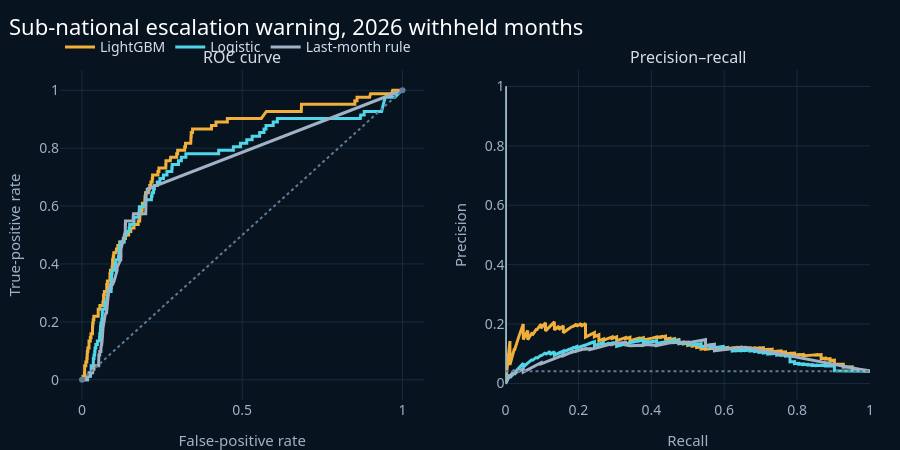

Source (notebook cell):
### Code cell
viz.fig_ew_curves(ew['preds'], fold=2026)

### Figure 1 — Plotly figure (JSON) as saved in the notebook; plotly's stock layout.template omitted (floating-point values rounded to 4 significant figures; data arrays with more than 128 entries replaced by an {"elided": "..."} marker saying what was removed)
{"data": [{"line": {"color": "#F0B03A", "width": 3}, "name": "LightGBM", "type": "scatter", "x": {"elided": "504 float values"}, "xaxis": "x", "y": {"elided": "504 float values"}, "yaxis": "y"}, {"line": {"color": "#F0B03A", "width": 3}, "name": "LightGBM", "showlegend": false, "type": "scatter", "x": {"elided": "1459 float values"}, "xaxis": "x2", "y": {"elided": "1459 float values"}, "yaxis": "y2"}, {"line": {"color": "#4FD6E8", "width": 3}, "name": "Logistic", "type": "scatter", "x": {"elided": "432 float values"}, "xaxis": "x", "y": {"elided": "432 float values"}, "yaxis": "y"}, {"line": {"color": "#4FD6E8", "width": 3}, "name": "Logistic", "showlegend": false, "type": "scatter", "x": {"elided": "1601 float values"}, "xaxis": "x2", "y": {"elided": "1601 float values"}, "yaxis": "y2"}, {"line": {"color": "#9FB2C6", "width": 3}, "name": "Last-month rule", "type": "scatter", "x": [0.0, 0.0005219, 0.0167, 0.0167, 0.01931, 0.02035, 0.02192, 0.02192, 0.02714, 0.02818, 0.03027, 0.03132, 0.03236, 0.0334, 0.0334, 0.03392, 0.03497, 0.03758, 0.03862, 0.03914, 0.04123, 0.04489, 0.04593, 0.05063, 0.05167, 0.05219, 0.05219, 0.05271, 0.05532, 0.05532, 0.05689, 0.05793, 0.05898, 0.05898, 0.0595, 0.06054, 0.06159, 0.06367, 0.06367, 0.0642, 0.06524, 0.06576, 0.06576, 0.06628, 0.06733, 0.06837, 0.06889, 0.06942, 0.07046, 0.0715, 0.07463, 0.0762, 0.07672, 0.07881, 0.07985, 0.07985, 0.08246, 0.08299, 0.08299, 0.08768, 0.09134, 0.09186, 0.09447, 0.09551, 0.1002, 0.1091, 0.1096, 0.1096, 0.1106, 0.1206, 0.1211, 0.1211, 0.1216, 0.1216, 0.1352, 0.1352, 0.1357, 0.1357, 0.1367, 0.1581, 0.1597, 0.1597, 0.1602, 0.1608, 0.1989, 0.1989, 0.1994, 0.1994, 0.1999, 0.1999, 0.2004, 0.2004, 0.2035, 0.2035, 1.0], "xaxis": "x", "y": [0.0, 0.0, 0.0, 0.0122, 0.0122, 0.0122, 0.0122, 0.02439, 0.02439, 0.02439, 0.02439, 0.02439, 0.02439, 0.02439, 0.03659, 0.03659, 0.03659, 0.03659, 0.04878, 0.04878, 0.04878, 0.04878, 0.04878, 0.04878, 0.04878, 0.04878, 0.06098, 0.08537, 0.08537, 0.09756, 0.09756, 0.09756, 0.09756, 0.1098, 0.1098, 0.122, 0.122, 0.1463, 0.1585, 0.1585, 0.1585, 0.1585, 0.1829, 0.1829, 0.1951, 0.1951, 0.2073, 0.2073, 0.2195, 0.2195, 0.2317, 0.2317, 0.2317, 0.2561, 0.2683, 0.2805, 0.2927, 0.2927, 0.3049, 0.3293, 0.3293, 0.3293, 0.3293, 0.3293, 0.3415, 0.378, 0.378, 0.3902, 0.3902, 0.4146, 0.4146, 0.4268, 0.4268, 0.4512, 0.5122, 0.5366, 0.5366, 0.5488, 0.5488, 0.5488, 0.5488, 0.561, 0.5732, 0.5732, 0.5732, 0.5854, 0.5854, 0.6098, 0.622, 0.6341, 0.6341, 0.6463, 0.6463, 0.6585, 1.0], "yaxis": "y"}, {"line": {"color": "#9FB2C6", "width": 3}, "name": "Last-month rule", "showlegend": false, "type": "scatter", "x": {"elided": "181 float values"}, "xaxis": "x2", "y": {"elided": "181 float values"}, "yaxis": "y2"}, {"line": {"color": "#5E7B99", "dash": "dot"}, "showlegend": false, "type": "scatter", "x": [0, 1], "xaxis": "x", "y": [0, 1], "yaxis": "y"}], "layout": {"annotations": [{"font": {"size": 16}, "showarrow": false, "text": "ROC curve", "x": 0.225, "xanchor": "center", "xref": "paper", "y": 1.0, "yanchor": "bottom", "yref": "paper"}, {"font": {"size": 16}, "showarrow": false, "text": "Precision–recall", "x": 0.775, "xanchor": "center", "xref": "paper", "y": 1.0, "yanchor": "bottom", "yref": "paper"}], "height": 450, "shapes": [{"line": {"color": "#5E7B99", "dash": "dot"}, "type": "line", "x0": 0, "x1": 1, "xref": "x2 domain", "y0": 0.04104, "y1": 0.04104, "yref": "y2"}], "title": {"text": "Sub-national escalation warning, 2026 withheld months"}, "xaxis": {"anchor": "y", "domain": [0.0, 0.45], "title": {"text": "False-positive rate"}}, "xaxis2": {"anchor": "y2", "domain": [0.55, 1.0], "title": {"text": "Recall"}}, "yaxis": {"anchor": "x", "domain": [0.0, 1.0], "title": {"text": "True-positive rate"}}, "yaxis2": {"anchor": "x2", "domain": [0.0, 1.0], "title": {"text": "Precision"}}}}
